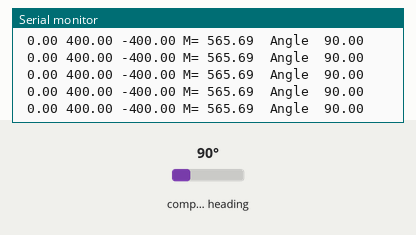
Recording of a sketch running on a simulated Arduino Uno, built with avr-gcc and run on an emulated ATmega328P. On the bench: the last lines printed to the serial monitor. Wiring (inferred from the names in the program): HMC5883L compass at I2C address 0x1E. The test bench sets the inputs (shaded band); at power-on: compass heading 90°.

Above: at 1.2 s.
1.3 s: compass heading set to 7°
At 1.49 s:
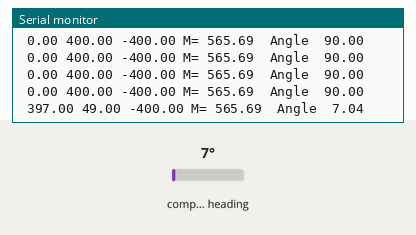
2.8 s: compass heading set to 180°
At 2.85 s:
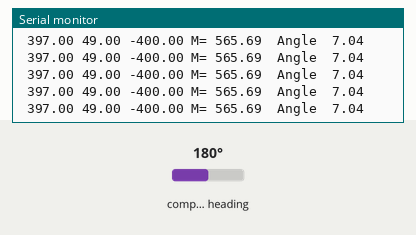
Timing chart, 0 to 5.8 s (numbered marks = the images above; inputs shaded):
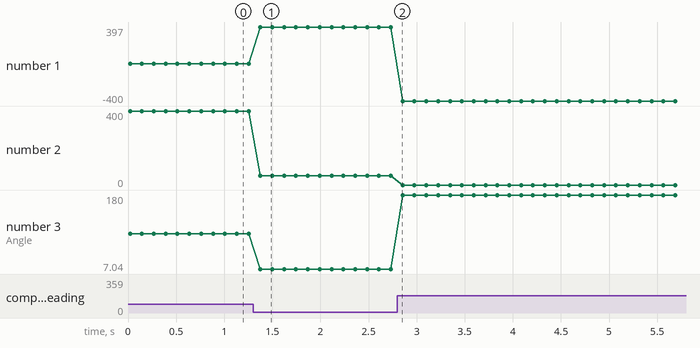

The sketch:

Boussole.ino
```cpp
//*************************************************************
//  demo_boussole
// D'après ARD_HMC5803L_GY273_Example
// Source :  HobbyComponents.com
//
// Boussole numérique avec le module GY-273
// Compas digital Honeywell HMC5883L
// Interface I2C interface --> Arduino
// Modifié tiptopboards.com 23 10 2014 - Rolland
//*************************************************************
#include <Wire.h>   //Librairie Wire pour la communication I2C
#define HMC5803L_Address 0x1E  //Adresse I2C du module

#define X 3  //Adresses de registres pour les données X Y et Z
#define Y 7
#define Z 5
double Xmagnetic;
double Ymagnetic;
double Zmagnetic;
double Module_magnetic;
double angle;

void setup()
{
  Serial.begin(9600);
  Wire.begin();         //Initialisation de la livrairie Wire
    Init_HMC5803L();    //Initialiser le module boussole
}

// Boucle de mesures de champ magnétique
void loop()
{
  Xmagnetic = HMC5803L_Read(X);  //lecture sur 3 axes et sortie sur le port sériel
  Ymagnetic = HMC5803L_Read(Y);
  Zmagnetic = HMC5803L_Read(Z);
  Serial.print(" ");
  Serial.print (Xmagnetic);
  Serial.print(" ");
  Serial.print (Ymagnetic);
  Serial.print(" ");
  Serial.print (Zmagnetic);

   //Module du champ
  Module_magnetic = Xmagnetic * Xmagnetic + Ymagnetic * Ymagnetic + Zmagnetic * Zmagnetic;
  Module_magnetic = sqrt(Module_magnetic);
  Serial.print(" M= ");
  Serial.print(Module_magnetic);

  //Calculer l'angle de la boussole à partir de X et Y (à plat)
  angle= atan2(Ymagnetic,Xmagnetic) * (180 / 3.14159265); // angle en degres
  if (angle<0) {angle=angle+360;}
  Serial.print("  ");
  Serial.print("Angle  ");  //en degres
  Serial.println(angle);

 delay(100);
}


// === Fonction qui initialise le module boussole (à lancer une seule fois)
void Init_HMC5803L(void)
{
  /* Set the module to 8x averaging and 15Hz measurement rate */
  Wire.beginTransmission(HMC5803L_Address);
  Wire.write(0x00);
  Wire.write(0x70);

  Wire.write(0x01);
  Wire.write(0xA0);   //Règle un gain de 5
  Wire.endTransmission();
}

// === Fonction qui lit le module boussole (registre d'un des 3 axes, retourne 16 bits)
int HMC5803L_Read(byte Axis)
{
  int Result;
   /* Initiate a single measurement */
  Wire.beginTransmission(HMC5803L_Address);
  Wire.write(0x02);
  Wire.write(0x01);
  Wire.endTransmission();
  delay(6);

  /* Move modules the resiger pointer to one of the axis data registers */
  Wire.beginTransmission(HMC5803L_Address);
  Wire.write(Axis);
  Wire.endTransmission();

  /* Read the data from registers (there are two 8 bit registers for each axis) */
  Wire.requestFrom(HMC5803L_Address, 2);
  Result = Wire.read() << 8;
  Result |= Wire.read();

  return Result;
}
```

Measured:
- after the input at 1.3 s, the serial monitor: prints a new line after 0.08 s (image 1)
- plotted number 1: 0 → 397 after the input at 1.3 s
- plotted number 2: 400 → 49 after the input at 1.3 s
- plotted number 3: 90 → 7.04 after the input at 1.3 s, 7.04 → 180 after the input at 2.8 s
